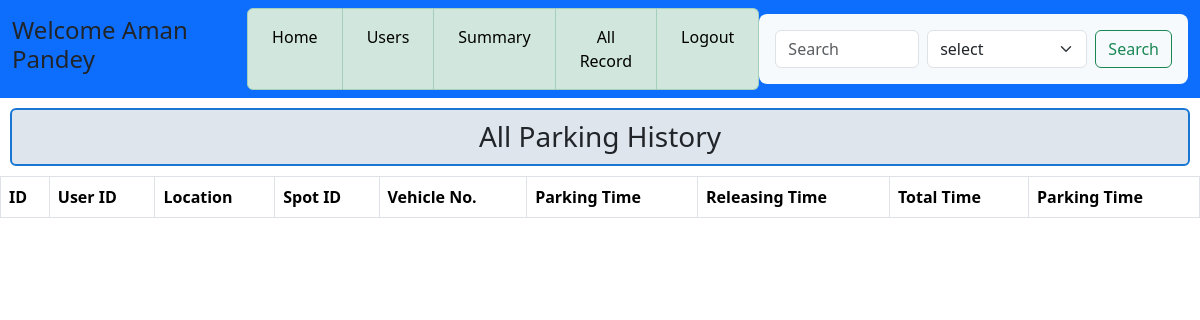
Before: /all_reservations with the older database file.
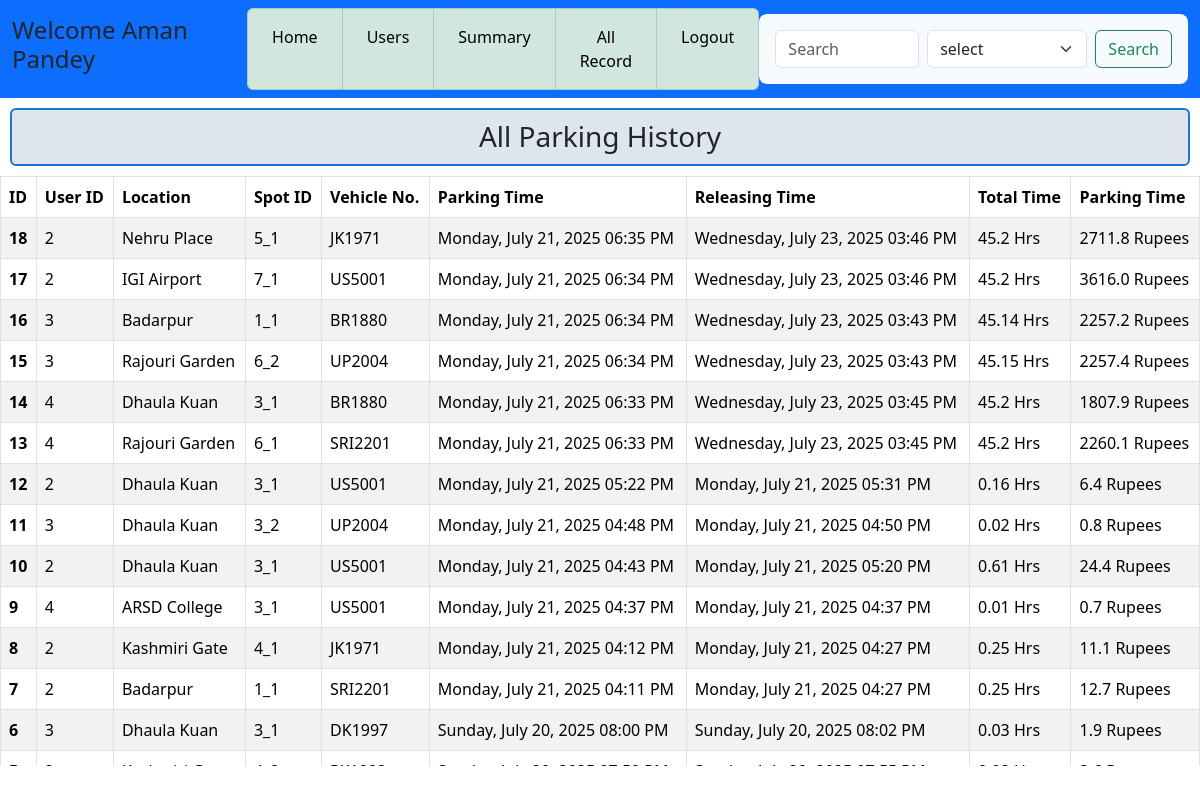
After: the same page with the newer database file.
### application/models.py (models this page shows)
class Reserve(db.Model):
    id = db.Column(db.Integer, primary_key=True, autoincrement=True)
    user_id = db.Column(db.Integer, db.ForeignKey('users.id'), nullable=False)
    lot_id = db.Column(db.Integer, db.ForeignKey('lots.id'), nullable=False)
    spot_id = db.Column(db.String, db.ForeignKey('spots.id'), nullable=False)
    start_time = db.Column(db.DateTime)
    end_time = db.Column(db.DateTime)
    total_time = db.Column(db.Float)  # in hours
    location = db.Column(db.String(200), nullable=False)
    status = db.Column(db.String, default="released") # released or occupied
    cost = db.Column(db.Float)
    vehicle_no = db.Column(db.String(20), nullable=False)

### application/controllers.py (the view)
@app.route('/all_reservations', methods=['GET'])
def all_reservations():
    this_user = Users.query.filter_by(type="admin").first()
    all_reserve = Reserve.query.filter_by(status = "released").order_by(Reserve.id.desc()).all()
    return render_template('all_reserve.html', this_user=this_user, all_reserve=all_reserve)

### templates/all_reserve.html (shortened to what the changed rows need)
<!DOCTYPE html>
<html lang="en">
<head>
    <link rel="stylesheet" href="/static/css/style.css">
    <link href="https://cdn.jsdelivr.net/npm/bootstrap@5.3.7/dist/css/bootstrap.min.css" rel="stylesheet">
</head>
<body>
    <div id ="main">
        <div id ="canvas">
            <div class ="top-section">
                <div id ="content" style="max-height:590px;overflow-y: scroll;">
                        <table class="table table-striped table-bordered" >
                            <thead>
                                <tr>
                                    <th scope="col">ID</th>
                                    <th scope="col">User ID</th>
                                    <th scope="col">Location</th>
                                    <th scope="col">Spot ID</th>
                                    <th scope="col">Vehicle No.</th>
                                    <th scope="col">Parking Time</th>
                                    <th scope="col">Releasing Time</th>
                                    <th scope="col">Total Time</th>
                                    <th scope="col">Parking Time</th>
                                </tr>
                            </thead>
                                <tbody>
                                    {% for user in all_reserve %}
                                    <tr>
                                        <th scope="row">{{user.id}}</th>
                                        <td>{{user.user_id}}</td>
                                        <td>{{user.location}}</td>
                                        <td>{{user.spot_id}}</td>
                                        <td>{{user.vehicle_no}}</td>
                                        <td>{{user.start_time.strftime('%A, %B %d, %Y %I:%M %p') }}</td>
                                        <td>{{user.end_time.strftime('%A, %B %d, %Y %I:%M %p') }}</td>
                                        <td>{{user.total_time | round(2) }} Hrs</td>
                                        <td>{{user.cost | round(1)}} Rupees</td>
                                    </tr>
                                    {% endfor %}
                                </tbody>
                        </table>
                </div>
            </div>
        </div>
    </div>
</body>
</html>

Changed rows visible on the page:
added Reserve: id "18", user_id "2", location "Nehru Place", spot_id "5_1", vehicle_no "JK1971", start_time "Monday, July 21, 2025 06:35 PM", end_time "Wednesday, July 23, 2025 03:46 PM", total_time "45.2", cost "2711.8"
added Reserve: id "17", user_id "2", location "IGI Airport", spot_id "7_1", vehicle_no "US5001", start_time "Monday, July 21, 2025 06:34 PM", end_time "Wednesday, July 23, 2025 03:46 PM", total_time "45.2", cost "3616.0"
added Reserve: id "16", user_id "3", location "Badarpur", spot_id "1_1", vehicle_no "BR1880", start_time "Monday, July 21, 2025 06:34 PM", end_time "Wednesday, July 23, 2025 03:43 PM", total_time "45.14", cost "2257.2"
added Reserve: id "15", user_id "3", location "Rajouri Garden", spot_id "6_2", vehicle_no "UP2004", start_time "Monday, July 21, 2025 06:34 PM", end_time "Wednesday, July 23, 2025 03:43 PM", total_time "45.15", cost "2257.4"
added Reserve: id "14", user_id "4", location "Dhaula Kuan", spot_id "3_1", vehicle_no "BR1880", start_time "Monday, July 21, 2025 06:33 PM", end_time "Wednesday, July 23, 2025 03:45 PM", total_time "45.2", cost "1807.9"
added Reserve: id "13", user_id "4", location "Rajouri Garden", spot_id "6_1", vehicle_no "SRI2201", start_time "Monday, July 21, 2025 06:33 PM", end_time "Wednesday, July 23, 2025 03:45 PM", total_time "45.2", cost "2260.1"
added Reserve: id "12", user_id "2", location "Dhaula Kuan", spot_id "3_1", vehicle_no "US5001", start_time "Monday, July 21, 2025 05:22 PM", end_time "Monday, July 21, 2025 05:31 PM", total_time "0.16", cost "6.4"
added Reserve: id "11", user_id "3", location "Dhaula Kuan", spot_id "3_2", vehicle_no "UP2004", start_time "Monday, July 21, 2025 04:48 PM", end_time "Monday, July 21, 2025 04:50 PM", total_time "0.02", cost "0.8"
added Reserve: id "10", user_id "2", location "Dhaula Kuan", spot_id "3_1", vehicle_no "US5001", start_time "Monday, July 21, 2025 04:43 PM", end_time "Monday, July 21, 2025 05:20 PM", total_time "0.61", cost "24.4"
added Reserve: id "9", user_id "4", location "ARSD College", spot_id "3_1", vehicle_no "US5001", start_time "Monday, July 21, 2025 04:37 PM", end_time "Monday, July 21, 2025 04:37 PM", total_time "0.01", cost "0.7"
added Reserve: id "8", user_id "2", location "Kashmiri Gate", spot_id "4_1", vehicle_no "JK1971", start_time "Monday, July 21, 2025 04:12 PM", end_time "Monday, July 21, 2025 04:27 PM", total_time "0.25", cost "11.1"
added Reserve: id "7", user_id "2", location "Badarpur", spot_id "1_1", vehicle_no "SRI2201", start_time "Monday, July 21, 2025 04:11 PM", end_time "Monday, July 21, 2025 04:27 PM", total_time "0.25", cost "12.7"
now on this page (row edited): Reserve: id "6", user_id "3", location "Dhaula Kuan", spot_id "3_1", vehicle_no "DK1997", start_time "Sunday, July 20, 2025 08:00 PM", end_time "Sunday, July 20, 2025 08:02 PM", total_time "0.03", cost "1.9"
